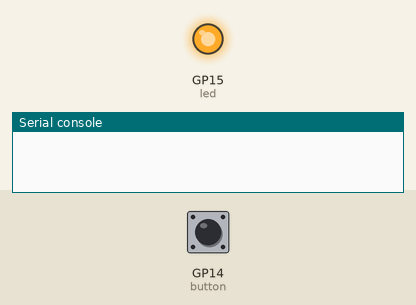
Simulated run of this program. Board: Raspberry Pi Pico running MicroPython. On the bench: output pins drawn as LEDs (lit = HIGH), the last lines printed to the serial console. The inputs (shaded band) are chosen by the test bench; at power-on: GP14 (button) LOW. Random numbers come from a fixed seed.

Above: at 1.2 s.
1.3 s: GP14 (button) pulsed HIGH 5 times (0.12 s each, 0.3 s apart)
At 3.4 s:
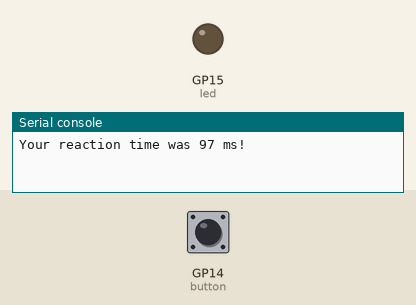
Timing chart, 0 to 4.9 s (numbered marks = the images above; inputs shaded):
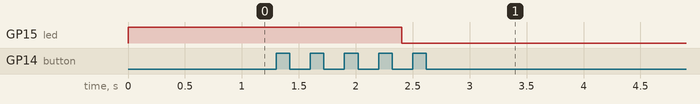

The program:

reaction_game_single.py
```python
import machine
import utime
import urandom

pressed = False
led = machine.Pin(15, machine.Pin.OUT)
button = machine.Pin(14, machine.Pin.IN, machine.Pin.PULL_DOWN)


def button_handler(pin):
    global pressed
    if not pressed:
        pressed = True
        timer_reaction = utime.ticks_diff(utime.ticks_ms(), timer_start)
        print("Your reaction time was " + str(timer_reaction) + " ms!")


led.value(1)
utime.sleep(urandom.uniform(2, 5))
led.value(0)

timer_start = utime.ticks_ms()

button.irq(trigger=machine.Pin.IRQ_RISING, handler=button_handler)
```
